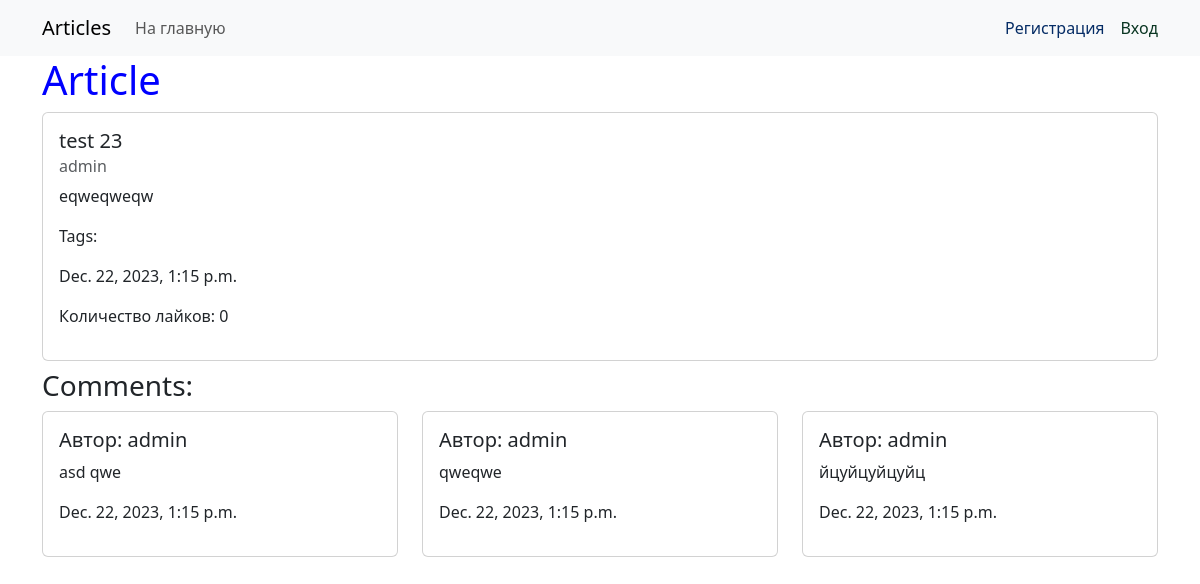
/article/108/, run on the app's committed database.
### webapp/models.py (models this page shows, shortened)
class AbstractModel(models.Model):
    created_at = models.DateTimeField(verbose_name='Время создания', auto_now_add=True)
    updated_at = models.DateTimeField(auto_now=True, verbose_name='Время изменения')
    class Meta:
        abstract = True

class Article(AbstractModel):
    title = models.CharField(max_length=50, null=False, blank=False, validators=[MinLengthValidator(4), ],
                             verbose_name="Заголовок")
    content = models.TextField(max_length=3000, null=False, blank=False, verbose_name='Контент')
    author = models.ForeignKey(get_user_model(), default=1, related_name='articles', on_delete=models.CASCADE, verbose_name="Автор")
    tags = models.ManyToManyField('webapp.Tag', blank=True, related_name='articles', verbose_name='Теги')
    likes = models.ManyToManyField(get_user_model(), related_name='likes_article')

class Comment(AbstractModel):
    article = models.ForeignKey('webapp.Article', related_name='comments', on_delete=models.CASCADE,
                                verbose_name='Статья')
    text = models.TextField(max_length=400, verbose_name='Комментарий')
    author = models.ForeignKey(get_user_model(), default=1, related_name='comments', on_delete=models.CASCADE, verbose_name="Автор")

### webapp/views/article_views.py (the view)
# urls.py: path('article/', ArticleView.as_view(), name='article')
class ArticleView(DetailView):
    model = Article
    template_name = 'articles/article_view.html'
    def get_context_data(self, **kwargs):
        context = super().get_context_data(**kwargs)
        context['comments'] = self.object.comments.order_by('-created_at')
        return context

### webapp/templates/articles/article_view.html (shortened to what this page needs)
{% extends 'base.html' %}
{% block menu %}
    <a class="nav-link" aria-current="page" href="{% url 'webapp:index' %}">На главную</a>
{% endblock %}
{% block content %}
    <h1>Article</h1>
    <div class="card">
        <div class="card-body">
            <h5 class="card-title">{{ article.title }}</h5>
            <h6 class="card-subtitle mb-2 text-body-secondary">{{ article.author }}</h6>
            <p class="card-text">{{ article.content }}</p>
            <p class="card-text">Tags:
            </p>
            <p>{{ article.created_at }}</p>
                    <p>Количество лайков: <span>{{ article.likes.count }}</span></p>
        </div>
    </div>
    <h3 class="mt-2">Comments: </h3>
    <div class="row row-cols-3 mt-2">
        {% for comment in comments %}
            <div class="col">
                <div class="card">
                    <div class="card-body">
                        <h5 class="card-title">Автор: {{ comment.author }}</h5>
                        <p class="card-text">{{ comment.text }}</p>
                        <p>{{ article.created_at }}</p>
                    </div>
                </div>
            </div>
        {% endfor %}
    </div>
{% endblock %}

### webapp/templates/base.html (shortened to what this page needs)
{% load static %}
<!doctype html>
<html lang="en">
<head>
    <link href="https://cdn.jsdelivr.net/npm/bootstrap@5.3.2/dist/css/bootstrap.min.css" rel="stylesheet"
>
    <link rel="stylesheet" href="{% static 'css/style.css' %}">
</head>
<body>
<nav class="navbar navbar-expand-lg bg-body-tertiary">
    <div class="container">
        <a class="navbar-brand" href="{% url 'webapp:index' %}">Articles</a>
        <div class="collapse navbar-collapse" id="navbarNavAltMarkup">
            <div class="navbar-nav me-auto mb-2 mb-lg-0">
                {% block menu %}{% endblock %}
            </div>
            <div class="d-flex">
                {% if not request.user.is_authenticated %}
                    <a class="text-primary-emphasis text-decoration-none me-3" aria-current="page"
                       href="{% url 'accounts:user_create' %}?next={{ request.get_full_path }}">Регистрация</a>
                    <a class="text-success-emphasis text-decoration-none" aria-current="page"
                       href="{% url 'accounts:login' %}?next={{ request.get_full_path }}">Вход</a>
                {% else %}
                    <a href="{% url 'accounts:user_detail' request.user.id %}" class="text-success me-3">{{ request.user }}</a>
                    <a class="text-success-emphasis text-decoration-none" aria-current="page"
                       href="{% url 'accounts:logout' %}?next={{ request.get_full_path }}">Выход</a>
                {% endif %}
            </div>
        </div>
    </div>
</nav>
<div class="container">
    {% block content %}
    {% endblock %}
</div>
</body>
</html>

### webapp/static/css/style.css (style rules this page uses)
h1 { color: blue; }

### data on the page
Article: title "test 23", author "admin", content "eqweqweqw", created_at "Dec. 22, 2023, 1:15 p.m.", likes.count "0"
Comment: author "admin", text "asd qwe"
Comment: author "admin", text "qweqwe"
Comment: author "admin", text "йцуйцуйцуйц"
